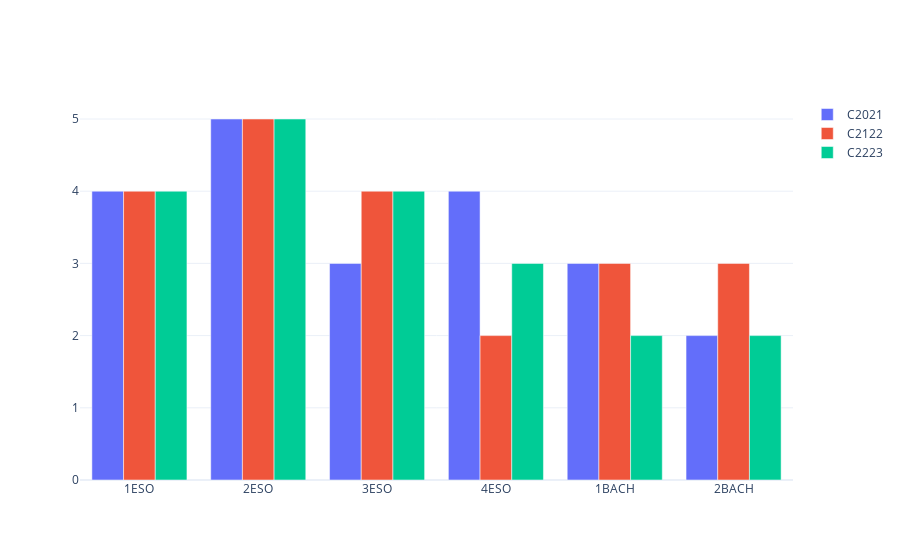

The notebook cell saved with this chart:
### Markdown cell above
## Evolución del número de grupos en ESO y Bachillerato

### Code cell
etapas_niveles = {'ESO': 4, 'BACH': 2}
series = {}
titles = []
no_titles = True
for year in years:
    series[year] = []
    for etapa in etapas_niveles:
        for num in range(etapas_niveles[etapa]):
            series[year].append(df.query(f'grupo.str.contains("{num+1}") & etapa == "{etapa}" & curso == "{year}" & evaluación == "{labels[-1][1]}"', engine="python").count()['etapa'])
            if no_titles:
                titles.append(str(num+1)+etapa)
    no_titles = False

myplotly.cbar(titles, series, is_percentage=False)

### Figure 1 — Plotly figure (JSON) as saved in the notebook; plotly's stock layout.template omitted (floating-point values rounded to 4 significant figures)
{"data": [{"name": "C2021", "type": "bar", "x": ["1ESO", "2ESO", "3ESO", "4ESO", "1BACH", "2BACH"], "y": [4, 5, 3, 4, 3, 2]}, {"name": "C2122", "type": "bar", "x": ["1ESO", "2ESO", "3ESO", "4ESO", "1BACH", "2BACH"], "y": [4, 5, 4, 2, 3, 3]}, {"name": "C2223", "type": "bar", "x": ["1ESO", "2ESO", "3ESO", "4ESO", "1BACH", "2BACH"], "y": [4, 5, 4, 3, 2, 2]}], "layout": {"autosize": true, "barmode": "group", "xaxis": {"autorange": true, "range": [-0.5, 5.5], "type": "category"}, "yaxis": {"autorange": true, "range": [0, 5.263], "type": "linear"}}}
